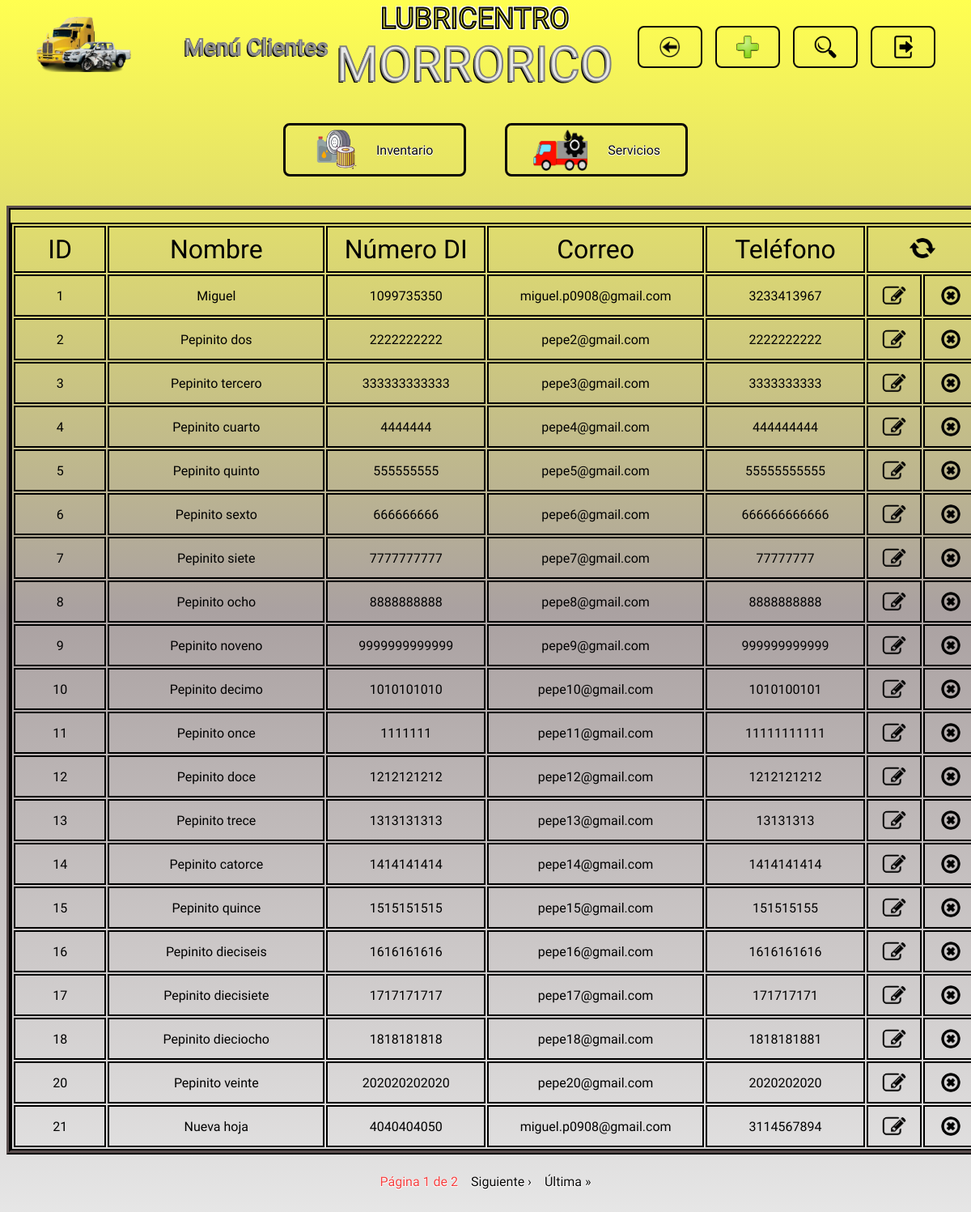
The app's page /clientes/ (signed in) with its own data.
### clientes/models.py (models this page shows)
class Cliente(models.Model):
    nombre_cliente = models.CharField(max_length=50, null=False, blank=False)
    documento_identidad = models.CharField(max_length=20, null=False, blank=False)
    correo_electronico = models.EmailField(max_length=100, null=True, blank=True)
    telefono = models.CharField(max_length=15, null=True, blank=True)

### clientes/views.py (the view)
# urls.py: path('clientes/', include('clientes.urls')),
@login_required
def clientes(request, clientes=None, registrado=False, eliminado=False, actualizado=False, sin_coincidencias=False, campo=None, buscar=None, error=False, mensaje_error=None, name_url="clientes"):
    if clientes is None:
        clientes = Cliente.objects.all()
    paginator = Paginator(clientes, 20)
    numero_pagina = request.GET.get('pagina')
    try:
        pagina = paginator.page(numero_pagina)
    except PageNotAnInteger:
        pagina = paginator.page(1)
    except EmptyPage:
        pagina = paginator.page(paginator.num_pages)
    return render(request, 'clientes.html', {
        'registrado': registrado,
        "eliminado": eliminado,
        "actualizado": actualizado,
        "sin_coincidencias": sin_coincidencias,
        "buscar": buscar,
        "campo": campo,
        "pagina": pagina,
        "error": error,
        "mensaje_error": mensaje_error,
        "name_url": name_url,
    })

### templates/clientes.html (shortened to what this page needs)
{% extends "layouts/base.html" %}
{% load static %}
{% block nombre_seccion %}
<p class="header__titulo letra_blanca">Menú Clientes</p>
{% endblock nombre_seccion %}
{% block boton_volver %}
<li>
    <a href="{% url "menu_opciones" %}" class="header__boton header__volver">
        <img src="{% static "images/logo_volver.png" %}" alt="volver" class="header__logo_boton">
    </a>
</li>
{% endblock boton_volver %}
{% block boton_registrar %}
<li>
    {% include "layouts/partials/boton_registrar.html" %}
</li>
{% endblock boton_registrar %}
{% block boton_buscar %}
<li>
    {% include "layouts/partials/boton_buscar.html" %}
</li>
{% endblock boton_buscar %}
{% block boton_cerrar_sesion %}
    {% include "layouts/partials/boton_cerrar_sesion.html" %}
{% endblock boton_cerrar_sesion %}
{% block cuerpo_seccion %}
<div class="contenedor tabla_registros">
    <table class="tabla_registros__tabla">
        <tr class="celdas_encabezado">
            <th class="celda tabla_registros__celda_id">ID</th>
            <th class="celda tabla_registros__celda_nombre">Nombre</th>
            <th class="celda tabla_registros__celda_numero_di">Número DI</th>
            <th class="celda tabla_registros__celda_correo">Correo</th>
            <th class="celda tabla_registros__celda_telefono">Teléfono</th>
            <th colspan="2" class="celda tabla_registros__celda_recargar"><a href="{% url "clientes" %}"><img src="{% static "images/logo_recargar.png" %}" alt="recargar" class="tabla_registros__recargar"></a></th>
        </tr>
        {% for cliente in pagina.object_list %}
        <tr class="celdas_datos">
            <td class="celda tabla_registros__celda_id">{{ cliente.id }}</td>
            <td class="celda tabla_registros__celda_nombre">{{ cliente.nombre_cliente }}</td>
            <td class="celda tabla_registros__celda_numero_di">{{ cliente.documento_identidad }}</td>
            <td class="celda tabla_registros__celda_correo">{{ cliente.correo_electronico }}</td>
            <td class="celda tabla_registros__celda_telefono">{{ cliente.telefono }}</td>
            <td class="celda tabla_registros__celda_editar"><a href="#" data-registro-id={{ cliente.id }} data-app-registro="clientes" class="tabla_registros__boton boton_editar" ><img src="{% static "images/logo_editar.png" %}" alt="editar" class="tabla_registros__logo_boton tabla_registros__editar"></a></td>
            <td class="celda tabla_registros__celda_eliminar"><a href="#" data-url= {% url "eliminar_cliente" cliente.id %} data-mensaje= "cliente {{ cliente.nombre_cliente }} con ID {{ cliente.id }}" class="tabla_registros__boton boton_eliminar"><img src="{% static "images/logo_eliminar.png" %}" alt="eliminar" class="tabla_registros__logo_boton tabla_registros__eliminar"></a></td>
        </tr>
        {% endfor %}
    </table>
</div>
{% endblock cuerpo_seccion %}
{% block paginacion %}
{% include "layouts/partials/paginacion.html" %}
{% endblock paginacion %}

### templates/layouts/base.html (shortened to what this page needs)
{% load static %}
<!DOCTYPE html>
<html lang="en">
<head>
    <link rel="stylesheet" href="https://cdn.jsdelivr.net/npm/bootstrap-icons@1.11.3/font/bootstrap-icons.min.css">
    <link rel="stylesheet" href="{% static "styles.css" %}">
</head>
<body>
    {% block header %}
    <header>
        <div class="contenedor header" >
            <div class="header__bloque_logo_y_seccion">
                {% include "layouts/partials/logo.html" %}
                {% block nombre_seccion %}{% endblock nombre_seccion %}
            </div>
                {% block titulo_en_encabezado %}
                {% include "layouts/partials/titulo.html" %}
                {% endblock titulo_en_encabezado %}
            <nav>
                <ul class="header__menu">
            {% block boton_volver %}{% endblock boton_volver %}
            {% block boton_registrar %}{% endblock boton_registrar %}
            {% block boton_buscar %}{% endblock boton_buscar %}
            {% block boton_cerrar_sesion %}{% endblock boton_cerrar_sesion %}
                </ul>
            </nav>
        </div>
    </header>
    {% endblock header %}
    <main>
        <section class="contenedor seccion_principal">
            {% block navegacion_secciones %}
            {% include "layouts/partials/navegacion_secciones.html" %}
            {% endblock navegacion_secciones %}
            {% block cuerpo_seccion %}{% endblock cuerpo_seccion %}
            {% block paginacion %}{% endblock paginacion %}
        </section>
    </main>
</body>
</html>

### templates/layouts/partials/logo.html
{% load static %}
<a href="{% url "menu_opciones" %}">
    <img src="{% static "images/logo_lubricentro.png" %}" alt="logo" class="header__logo">
</a>

### templates/layouts/partials/titulo.html
<div class="contenedor">
    <h1 class="titulo">
        <span class="titulo__texto_pequeño letra_amarilla">LUBRICENTRO</span>
        <span class="titulo__texto_grande letra_blanca">MORRORICO</span>
    </h1>
</div>

### templates/layouts/partials/boton_registrar.html
{% load static %}
<a href="#" id="boton_registrar" class="header__boton header__registrar">
    <img src="{% static "images/logo_mas.png" %}" alt="registrar" class="header__logo_boton">
</a>

### templates/layouts/partials/boton_buscar.html
{% load static %}
<a href="#" id="boton_buscar" class="header__boton header__buscar">
    <img src="{% static "images/logo_buscar.png" %}" alt="buscar" class="header__logo_boton">
</a>

### templates/forms/form_buscar_clientes.html (shortened to what this page needs)
{% load static %}

### templates/layouts/partials/boton_cerrar_sesion.html
{% load static %}
<li>
    <a href="{% url "cerrar_sesion" %}" class="header__boton header__cerrar_sesion">
        <img src="{% static "images/logo_cerrar_sesion.png" %}" alt="cerrar sesion" class="header__logo_boton">
    </a>
</li>

### templates/layouts/partials/navegacion_secciones.html (shortened to what this page needs)
{% load static %}
<nav class="navegacion_secciones">
    {% if name_url != "inventario" %}
    <a href="{% url 'inventario' %}" class="navegacion_secciones__opcion letra_negra">
        <figure class="navegacion_secciones__tarjeta">
            <img src="{% static "images/logo_inventario.png" %}" alt="inventario" class="navegacion_secciones__logo_inventario">
            <figcaption>
                <p>Inventario</p>
            </figcaption>
        </figure>
    </a>
    {% endif %}
    {% if name_url != "servicios" %}
    <a href="{% url 'servicios' %}" class="navegacion_secciones__opcion letra_negra">
        <figure class="navegacion_secciones__tarjeta">
            <img src="{% static "images/logo_servicios.png" %}" alt="servicios" class="navegacion_secciones__logo_servicios">
            <figcaption>
                <p>Servicios</p>
            </figcaption>
        </figure>
    </a>
    {% endif %}
</nav>

### templates/forms/form_registrar_clientes.html (shortened to what this page needs)
{% load static %}

### templates/forms/form_editar_clientes.html (shortened to what this page needs)
{% load static %}

### templates/layouts/partials/paginacion.html (shortened to what this page needs)
<div class="paginacion">
    <span class="current letra_roja">Página {{ pagina.number }} de {{ pagina.paginator.num_pages }}</span>
    {% if pagina.has_next %}
        <a href="?pagina={{ pagina.next_page_number }}&campo={{ campo }}&buscar={{ buscar }}" class="paginacion__boton_paginador letra_negra">Siguiente &rsaquo;</a>
        <a href="?pagina={{ pagina.paginator.num_pages }}&campo={{ campo }}&buscar={{ buscar }}" class="paginacion__boton_paginador letra_negra">Última &raquo;</a>
    {% endif %}
</div>

### static/styles.css (style rules this page uses)
:root { --amarillo: rgb(235, 235, 58); --blanco: rgb(231, 231, 231); --rojo: rgb(243, 63, 63); --gris: rgb(150, 150, 150); --negro: rgb(7, 6, 6); --rojo-gris: linear-gradient(to bottom, rgb(245, 26, 26), rgb(243, 63, 63), rgb(170, 161, 161), rgb(231, 231, 231)); --gris-descendiente: linear-gradient(to bottom,rgb(255, 255, 80), rgb(170, 161, 161), rgb(231, 231, 231)); --max-width: 1400px; --header-heigth: 100px; --input-disabled: rgb(231, 231, 231, 0.7); }
* { font-family: "Lilita One", sans-serif; font-weight: 400; font-style: normal; }
body { background: var(--gris-descendiente); background-repeat: no-repeat; min-height: 100vh; background-size: cover; }
.contenedor { max-width: var(--max-width); margin: 0 auto; }
.titulo { display: flex; flex-direction: column; text-align: center; }
.titulo__texto_pequeño { font-size: 36px; }
.titulo__texto_grande { font-size: 60px; }
.letra_amarilla { color: var(--amarillo); -webkit-text-stroke: 2px var(--negro); text-shadow: -2px -2px 0 white, 2px -2px 0 white, -2px 2px 0 white, 2px 2px 0 white; }
.letra_blanca { color: var(--blanco); -webkit-text-stroke: 2px gray; text-shadow: -2px 2px 0 black; }
.letra_negra { color: var(--negro); text-shadow: -0.5px -0.5px 0 white, 0.5px -0.5px 0 white, -0.5px 0.5px 0 white, 0.5px 0.5px 0 white; }
.letra_roja { color: var(--rojo); text-shadow: -0.5px -0.5px 0 white, 0.5px -0.5px 0 white, -0.5px 0.5px 0 white, 0.5px 0.5px 0 white; }
.header { display: flex; align-items: center; font-size: 28px; height: var(--header-heigth); justify-content: space-between; }
.header__bloque_logo_y_seccion { display: flex; align-items: center; margin-left: 36px; gap: 4rem; }
.header__logo { width: 120px; }
.header__menu { list-style: none; display: flex; align-items: center; justify-content: flex-end; margin-right: 36px; gap: 1rem; width: 348px; }
.header__boton { display: flex; justify-content: center; align-items: center; height: 32px; font-size: 28px; padding: 8px 24px; border: 2px solid var(--negro); border-radius: 8px; text-decoration: none; }
.header__logo_boton { width: 28px; }
.seccion_principal { display: flex; flex-direction: column; justify-content: center; align-items: center; height: calc(100vh - var(--header-heigth)); }
.navegacion_secciones { display: flex; justify-content: center; margin: 36px auto; gap: 3rem; }
.navegacion_secciones__opcion { display: flex; justify-content: center; border: 3px solid var(--negro); border-radius: 8px; text-decoration: none; font-size: 16px; min-width: 200px; width: 220px; max-height: 60px; }
.navegacion_secciones__tarjeta { display: flex; align-items: center; gap: 1.5rem; }
.navegacion_secciones__logo_inventario { width: auto; height: 52px; }
.navegacion_secciones__logo_servicios { width: auto; height: 52px; }
.tabla_registros { display: flex; justify-content: center; overflow-x: auto; overflow-y: auto; border: 5px ridge var(--negro); }
.tabla_registros__tabla { border: 2px solid var(--negro); table-layout: fixed; margin-top: 16px; width: 1200px; }
.celdas_encabezado { font-size: 32px; border: 2px solid var(--negro); }
.tabla_registros__celda_id { width: 8%; min-width: 8%; }
.tabla_registros__celda_editar, .tabla_registros__celda_eliminar, .tabla_registros__celda_asignar { width: 5%; min-width: 5%; }
.tabla_registros__celda_nombre, .tabla_registros__celda_correo { width: 21%; min-width: 21%; }
.tabla_registros__celda_numero_di, .tabla_registros__celda_telefono { width: 15%; min-width: 15%; }
.celda { white-space: nowrap; overflow-x: auto; padding: 8px; border: 2px solid black; max-height: 52px; }
.celdas_datos { text-align: center; font-size: 16px; }
.tabla_registros__boton { display: inline-block; margin-top: 4px; }
.tabla_registros__logo_boton { display: block; width: 100%; margin: 0; padding: 0; height: 24px; border-radius: 8px; }
.tabla_registros__eliminar { border-radius: 16px; }
.tabla_registros__recargar { width: 32px; border-radius: 50%; }
.paginacion { margin: 24px; display: flex; gap: 1rem; }
.paginacion__boton_paginador { text-decoration: none; }

### records on screen
Cliente: id "1", nombre_cliente "Miguel", documento_identidad "1099735350", correo_electronico "miguel.p0908@gmail.com", telefono "3233413967"
Cliente: id "2", nombre_cliente "Pepinito dos", documento_identidad "2222222222", correo_electronico "pepe2@gmail.com", telefono "2222222222"
Cliente: id "3", nombre_cliente "Pepinito tercero", documento_identidad "333333333333", correo_electronico "pepe3@gmail.com", telefono "3333333333"
Cliente: id "4", nombre_cliente "Pepinito cuarto", documento_identidad "4444444", correo_electronico "pepe4@gmail.com", telefono "444444444"
Cliente: id "5", nombre_cliente "Pepinito quinto", documento_identidad "555555555", correo_electronico "pepe5@gmail.com", telefono "55555555555"
Cliente: id "6", nombre_cliente "Pepinito sexto", documento_identidad "666666666", correo_electronico "pepe6@gmail.com", telefono "666666666666"
Cliente: id "7", nombre_cliente "Pepinito siete", documento_identidad "7777777777", correo_electronico "pepe7@gmail.com", telefono "77777777"
Cliente: id "8", nombre_cliente "Pepinito ocho", documento_identidad "8888888888", correo_electronico "pepe8@gmail.com", telefono "8888888888"
Cliente: id "9", nombre_cliente "Pepinito noveno", documento_identidad "9999999999999", correo_electronico "pepe9@gmail.com", telefono "999999999999"
Cliente: id "10", nombre_cliente "Pepinito decimo", documento_identidad "1010101010", correo_electronico "pepe10@gmail.com", telefono "1010100101"
Cliente: id "11", nombre_cliente "Pepinito once", documento_identidad "1111111", correo_electronico "pepe11@gmail.com", telefono "11111111111"
Cliente: id "12", nombre_cliente "Pepinito doce", documento_identidad "1212121212", correo_electronico "pepe12@gmail.com", telefono "1212121212"
Cliente: id "13", nombre_cliente "Pepinito trece", documento_identidad "1313131313", correo_electronico "pepe13@gmail.com", telefono "13131313"
Cliente: id "14", nombre_cliente "Pepinito catorce", documento_identidad "1414141414", correo_electronico "pepe14@gmail.com", telefono "1414141414"
Cliente: id "15", nombre_cliente "Pepinito quince", documento_identidad "1515151515", correo_electronico "pepe15@gmail.com", telefono "151515155"
Cliente: id "16", nombre_cliente "Pepinito dieciseis", documento_identidad "1616161616", correo_electronico "pepe16@gmail.com", telefono "1616161616"
Cliente: id "17", nombre_cliente "Pepinito diecisiete", documento_identidad "1717171717", correo_electronico "pepe17@gmail.com", telefono "171717171"
Cliente: id "18", nombre_cliente "Pepinito dieciocho", documento_identidad "1818181818", correo_electronico "pepe18@gmail.com", telefono "1818181881"
Cliente: id "20", nombre_cliente "Pepinito veinte", documento_identidad "202020202020", correo_electronico "pepe20@gmail.com", telefono "2020202020"
Cliente: id "21", nombre_cliente "Nueva hoja", documento_identidad "4040404050", correo_electronico "miguel.p0908@gmail.com", telefono "3114567894"

### other values on screen
{{ pagina.number }} "1"
{{ pagina.paginator.num_pages }} "2"
